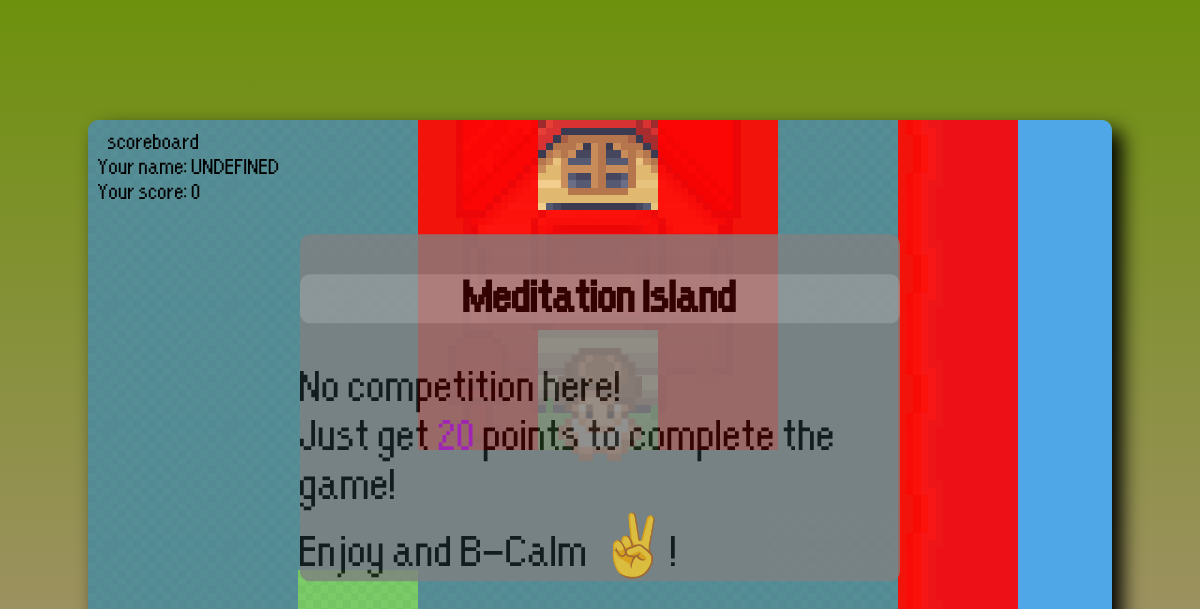
Before: / with the older database file.
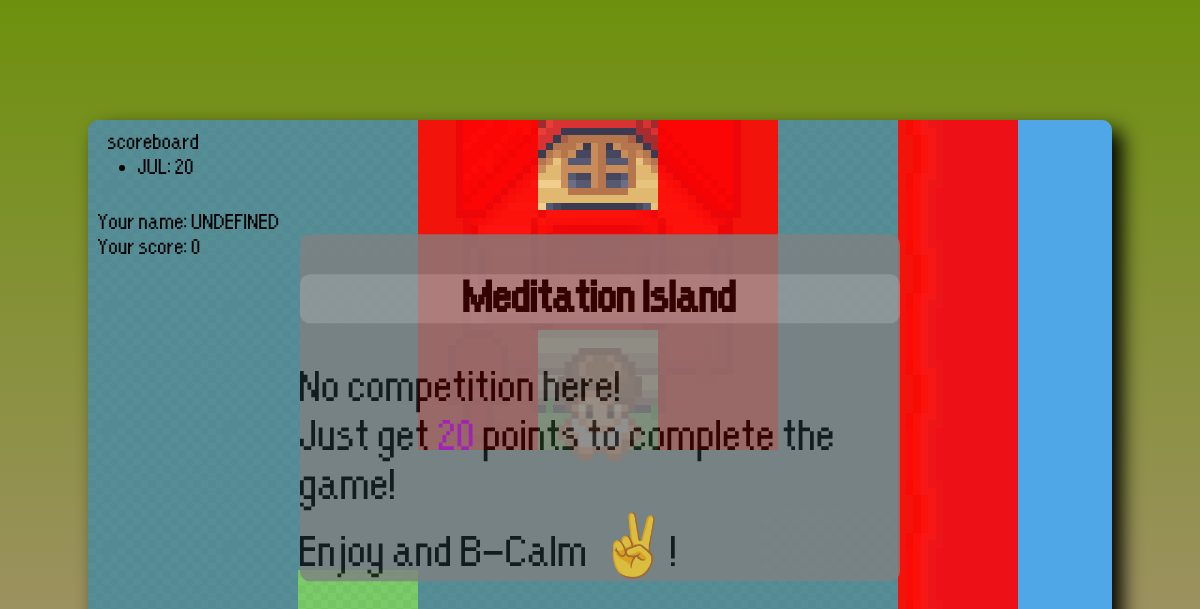
After: the same page with the newer database file.
### tables this page shows
CREATE TABLE `score` (
  `id` int(10) NOT NULL,
  `player_id` int(10) NOT NULL,
  `score` int(25) NOT NULL,
  `playdate` datetime NOT NULL
);

CREATE TABLE `player` (
  `id` int(10) NOT NULL,
  `name` varchar(25) NOT NULL,
  `date` date NOT NULL
);

### index.php (the view, shortened to what this page needs)
<?php
$obj = new Connection();
$conn = $obj->connection();
$query = " SELECT player.name AS player, score.score AS score FROM player INNER JOIN score ON player.id = score.player_id ORDER BY score DESC LIMIT 5 ";
$result = mysqli_query($conn, $query);
?>
<!DOCTYPE html>
<html lang="en">
<head>
    <link rel='stylesheet' href='assets/css/style.css'>
</head>
<body style="opacity: 0;">
    <div>
        <div class="initialMessage">
            <h1>Meditation Island</h1>
            No competition here! <br>
            Just get <span>20</span> points to complete the game! <br>
            Enjoy and B-Calm ✌️!
        </div>
        <div class="gameScreen">
            <div class="scoreboard">
                <p>scoreboard</p>
                <ul>
                    <?php
                    while ($row_users = mysqli_fetch_array($result)) {
                        echo "<li>" . ($row_users['player']) . ": " . ($row_users['score']) . "</li>";
                    }
                    ?>
                </ul>
                <div>
                    Your name: <span class="name"></span><br>
                    Your score: <span class="yourScore"></span>
                </div>
            </div>
        </div>
    </div>
</body>
</html>

### assets/css/style.css (style rules this page uses)
body { display: flex; justify-content: center; overflow: hidden; height: 100vh; background: linear-gradient(0deg, #ac917c 0%, #6d910d 100%); -webkit-touch-callout: none; -webkit-user-select: none; -khtml-user-select: none; -moz-user-select: none; -ms-user-select: none; user-select: none; font-family: EarthBound; }
h1 { color: black; text-align: center; font-size: 60px; background-color: rgba(255, 255, 255, 0.2); border-radius: 10px; }
.initialMessage { border-radius: 10px; position: absolute; top: 50%; left: 50%; transform: translate(-50%, -50%); z-index: 3; font-size: 60px; background-color: gray; }
.initialMessage span { color: blueviolet; }
.gameScreen .scoreboard, p { position: absolute; top: 50%; left: 50%; transform: translate(-50%, -50%); z-index: 2; width: 1024px; height: 576px; font-size: 30px; margin-left: 10px; margin-top: 5px; }
.name, li { text-transform: uppercase; }

Changed rows visible on the page:
added score: player.name "JUL", score "20"
